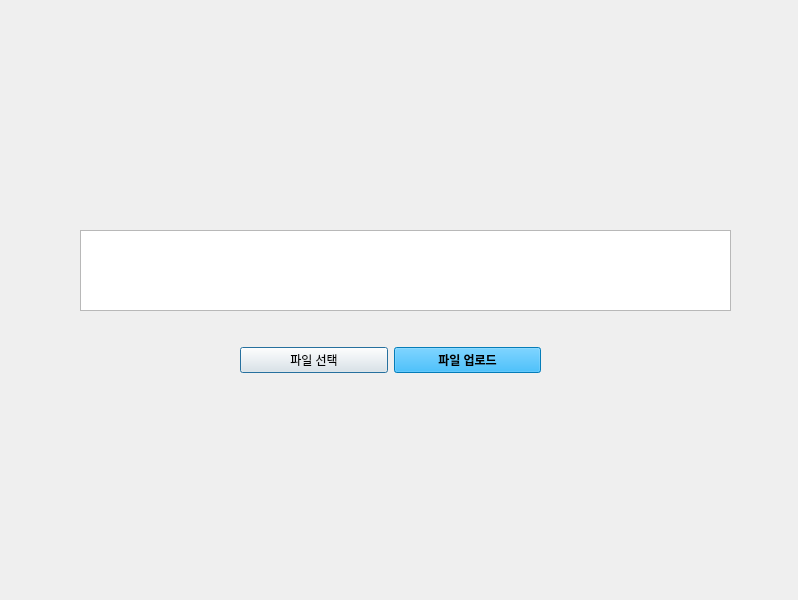
<?xml version="1.0" encoding="UTF-8"?>
<ui version="4.0">
 <class>Dialog</class>
 <widget class="QDialog" name="Dialog">
  <property name="geometry">
   <rect>
    <x>0</x>
    <y>0</y>
    <width>798</width>
    <height>600</height>
   </rect>
  </property>
  <property name="windowTitle">
   <string>Dialog</string>
  </property>
  <widget class="QTextEdit" name="textEdit">
   <property name="geometry">
    <rect>
     <x>80</x>
     <y>230</y>
     <width>651</width>
     <height>81</height>
    </rect>
   </property>
  </widget>
  <widget class="QWidget" name="horizontalLayoutWidget">
   <property name="geometry">
    <rect>
     <x>240</x>
     <y>340</y>
     <width>301</width>
     <height>41</height>
    </rect>
   </property>
   <layout class="QHBoxLayout" name="horizontalLayout">
    <item>
     <widget class="QPushButton" name="pushButton">
      <property name="text">
       <string>파일 선택</string>
      </property>
     </widget>
    </item>
    <item>
     <widget class="QPushButton" name="pushButton_2">
      <property name="font">
       <font>
        <weight>75</weight>
        <bold>true</bold>
       </font>
      </property>
      <property name="styleSheet">
       <string notr="true">background-color: rgba(0, 170, 255, 249);</string>
      </property>
      <property name="text">
       <string>파일 업로드</string>
      </property>
     </widget>
    </item>
   </layout>
  </widget>
 </widget>
 <resources/>
 <connections/>
</ui>
